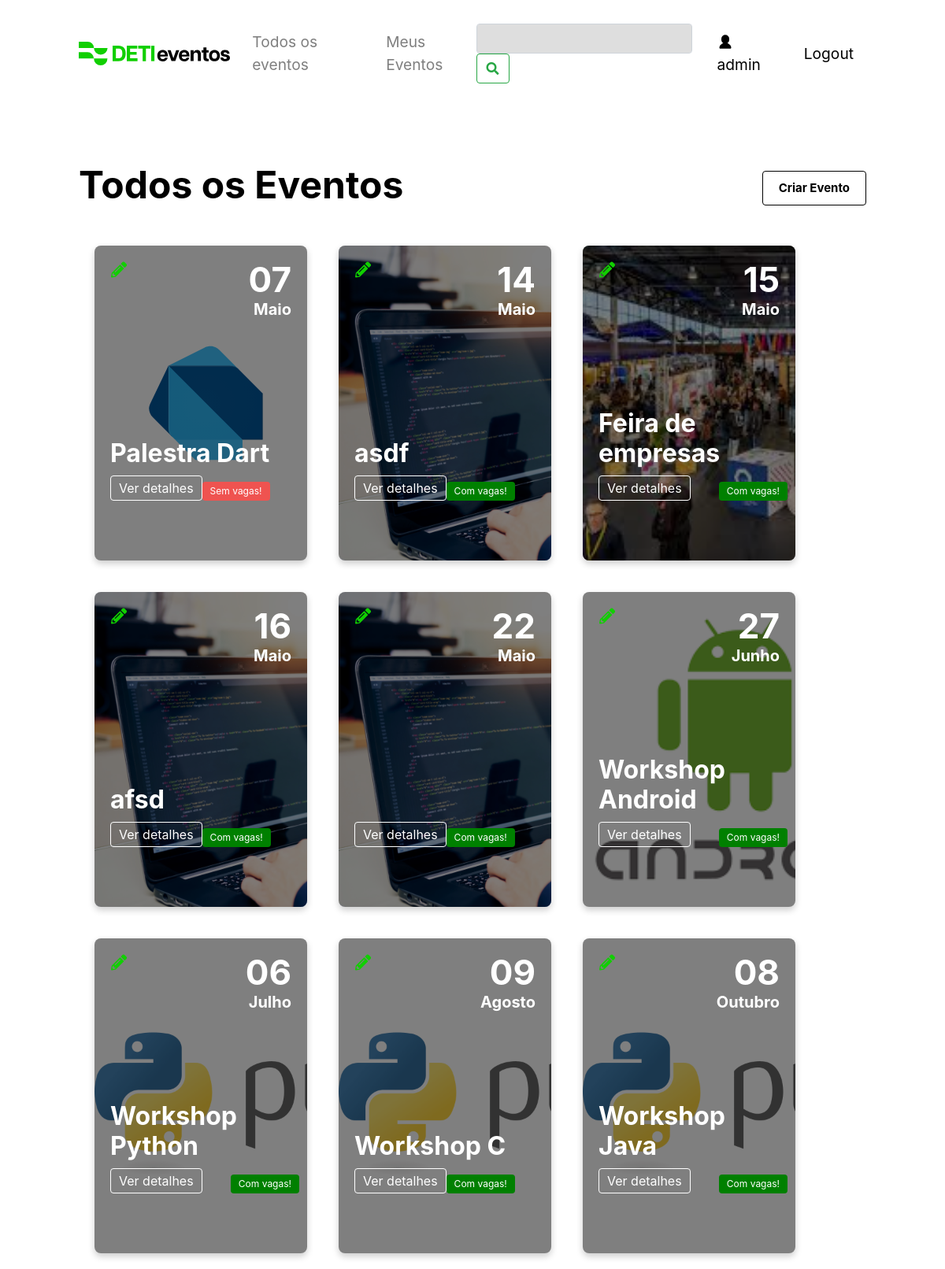
Before: /todos_os_eventos (signed in) with the older database file.
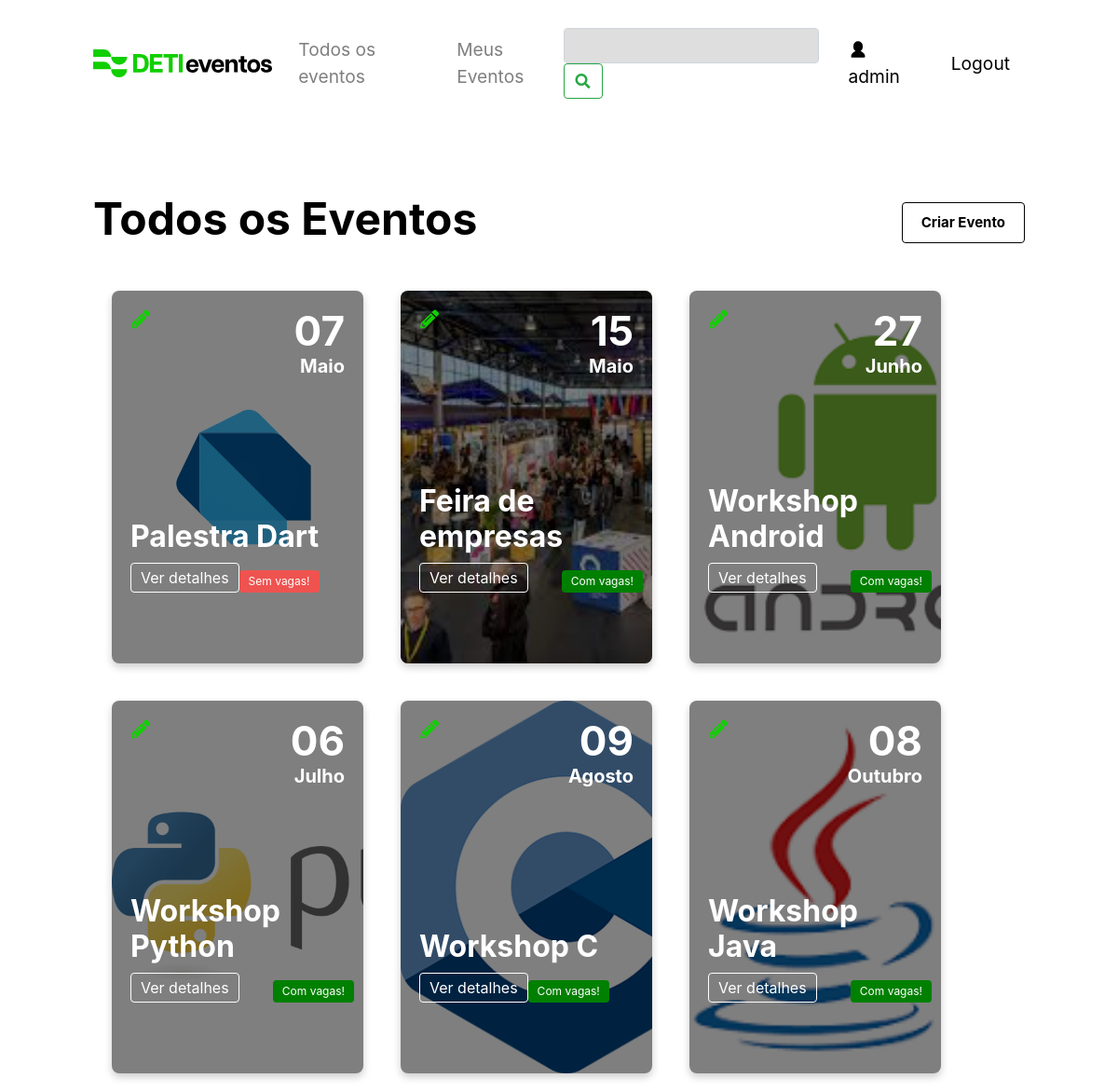
After: the same page with the newer database file.
### tables this page shows
CREATE TABLE events (
    id INTEGER PRIMARY KEY,
    name TEXT NOT NULL,
    description TEXT NOT NULL,
    location TEXT NOT NULL,
    image TEXT,
    date DATE,
    user_id INTEGER,           
    colaborator TEXT , 
    vagas INTEGER,
    lotacao INTEGER,
    preco INTEGER,
    esgotado boolean DEFAULT 0,
    FOREIGN KEY(user_id) REFERENCES users(id)
    );

### app.py (the view)
@app.route('/todos_os_eventos')
def todos_os_eventos():
    user_id = get_user_id(session.get('user_email'))
    print(user_id)
    if 'user_email' not in session:
        return redirect(url_for('login'))
    events = get_events()
    converted_events = []
    for event in events:
        converted_event = list(event)
        converted_event[5] = datetime.strptime(event[5], '%Y-%m-%d').date()
        converted_events.append(tuple(converted_event))
    converted_events.sort(key=lambda x: x[5])
    is_admin = 'user_email' in session and session.get('user_email') == "admin@gmail.com"
    name  = session.get('user_name')
    if name is  not None:
        user = True
    event = get_events()
    return render_template('todos_os_eventos.html', events=converted_events, is_admin=is_admin, user=user, name=name, event=event)

### app.py (called while the page is built)
@app.template_filter('formatdate')
def format_date(value, format='%d-%B'):
    if value is None:
        return ""
    month_names = {
        'January': 'Janeiro', 'February': 'Fevereiro', 'March': 'Março',
        'April': 'Abril', 'May': 'Maio', 'June': 'Junho',
        'July': 'Julho', 'August': 'Agosto', 'September': 'Setembro',
        'October': 'Outubro', 'November': 'Novembro', 'December': 'Dezembro'
    }
    formatted_date = value.strftime(format)
    for eng, pt in month_names.items():
        formatted_date = formatted_date.replace(eng, pt)
    return formatted_date

### models.py (called while the page is built)
def get_user_id(email):
    connection = sqlite3.connect('data.db', check_same_thread=False)
    cursor = connection.cursor()
    cursor.execute("SELECT id FROM users WHERE email = ?", (email,))
    user_id = cursor.fetchall()
    if len(user_id) == 0:
        return None
    return user_id[0][0]

def get_events():
    connection = sqlite3.connect('data.db', check_same_thread=False)
    cursor = connection.cursor()
    try:
        cursor.execute("SELECT * FROM events")
        results = cursor.fetchall()
        return results
    except Exception as e:
        print(e)
        return None

### templates/todos_os_eventos.html (shortened to what this page needs)
<!DOCTYPE html>
<html lang="en">
<head>
  <link rel="stylesheet" href="https://cdnjs.cloudflare.com/ajax/libs/font-awesome/5.15.1/css/all.min.css">
  <link rel="stylesheet" href="https://stackpath.bootstrapcdn.com/bootstrap/4.3.1/css/bootstrap.min.css">
  <link rel="stylesheet" href="/static/css/navbar_style.css">
  <link rel="stylesheet" href="/static/css/style.css">
  <link rel="stylesheet" href="/static/css/pop_up.css">
  <link rel="stylesheet" href="https://cdnjs.cloudflare.com/ajax/libs/font-awesome/5.15.3/css/all.min.css">
  <link rel="stylesheet" href="https://cdn.jsdelivr.net/npm/sweetalert2@11/dist/sweetalert2.min.css">
</head>
<body>
  <nav class="navbar_style navbar navbar-expand-lg navbar-light bg-light">
    <a href="/">
      <img src="/static/images/DETI.svg" alt="DETI Logo">
    </a>
    <div class="collapse navbar-collapse" id="navbarNav">
      <ul class="navbar-nav">
        <li class="nav-item">
          <a class="nav-link navbar_style_links" href="/todos_os_eventos">Todos os eventos</a>
        </li>
        <li class="nav-item">
          <a class="nav-link navbar_style_links" href="/meus_eventos">Meus Eventos</a>
        </li>
      </ul>
      <form class="form-inline ml-auto" action="/search" method="get">
        <input class="form-control mr-sm-2 navbar_style_search" type="text" placeholder="" name="q"
          aria-label="Campo_Pesquisa">
        <button class="btn btn-outline-success my-2 my-sm-0" type="submit"><i class="fas fa-search"
            aria-label="Botao_Pesquisar"></i></button>
      </form>
        {% if user %}
        <a class="nav-link ml-2 navbar_style_login" href="/meus_eventos">
          <img class="login-icon" src="static/images/user_icon.svg" alt="User Icon">
          {{ name }}
          {% endif %}
        </a>
        <a class="nav-link ml-2 navbar_style_login" href="/logout">
          Logout
        </a>
    </div>
  </nav>
  <div class="events-header">
    <h1>Todos os Eventos</h1>
    {% if is_admin %}
    <button class="create-event-button">Criar Evento</button>
    {% endif %}
  </div>
  <div class="event-card-container">
    {% for event in events %}
    <div class="event-card" style="background-image: url('{{event[4]}}'); background-size: cover; margin: 20px;">
      {% if is_admin %}
      <button class="edit-event-button" data-event-id="{{ event[0] }}" data-event-name="{{ event[1] }}"
        data-event-location="{{ event[6] }}" data-event-capacity="{{ event[8] }}" data-event-date="{{ event[5] }}"
        data-event-description="{{ event[2] }}" data-event-image="{{ event[4] }}" data-event-price="{{ event[9] }}">
        <i class="fas fa-pencil-alt"></i>
      </button>
      {% endif %}
      <div class="event-content">
        <div class="event-day">{{ event[5]|formatdate('%d') }}</div>
        <div class="event-month">{{ event[5]|formatdate('%B') }}</div>
      </div>
      <div class="event-info">
        <h2 class="event-title">{{event[1]}}</h2>
        <div class="event-details">
          <p class="event-details-btn" id="details-btn" data-event-id="{{ event[0] }}" data-event-title="{{ event[1] }}"
            data-event-description="{{ event[2] }}" data-event-organizer="{{ event[3] }}"
            data-event-image="{{ event[4] }}" data-event-date="{{ event[5] }}" data-event-capacity="{{ event[8] }}"
            data-event-price="{{ event[9] }}" data-event-vacancies="{{ event[10] }}"
            data-event-location="{{ event[6] }}" data-event-collaborator="{{ event[7] }}"
            data-event-category="{{ event[12] }}">Ver detalhes</p>
          {% if event[11]%}
          <p class="event-status-btn"> Sem vagas!</p>
          {% endif %}
          {% if not event[11]%}
          <p class="event-status-btn-verde"> Com vagas!</p>
          {% endif %}
        </div>
      </div>
    </div>
    {% endfor %}
  </div>
</body>
</html>

### static/css/navbar_style.css (style rules this page uses)
.navbar_style { padding: 30px 0px; margin-bottom: 70px; display: flex; background-color: white !important; font-size: 1.2rem !important; }
.navbar_style img { height: 30px; }
.nav-item { margin-left: 20px !important; }
.navbar_style_login { color: #000 !important; }
.navbar_style_search { background-color: #DEDEDE !important; }
.login-icon { height: 20px; width: 20px; margin-top: -3px; }

### static/css/style.css (style rules this page uses)
:root { --primary-color: #4CAF50; --secundary-color: black; }
body { margin: 0; padding: 0 100px; font-family: Inter, sans-serif; }
h1 { color: black; font-weight: 700; font-size: 3rem; }
h2 { color: black; font-weight: 700; font-size: 3rem; }
.navbar { background-color: white; color: var(--secundary-color); overflow: auto; }
.events-header { display: flex; margin-bottom: 20px; justify-content: space-between; align-items: center; }
.create-event-button { padding: 10px 20px; font-size: 15px; font-weight: 700; background-color: white; border: 1px solid black; color: black; border-radius: 4px; cursor: pointer; text-decoration: none; }
.event-card-container { display: flex; flex-wrap: wrap; }
.event-card { position: relative; width: 270px; height: 25rem; padding: 20px; border-radius: 8px; box-shadow: 0 4px 8px rgba(0, 0, 0, 0.2); overflow: hidden; margin-right: 20px; background: #fff; margin: 20px; }
.event-card::before { content: ""; position: absolute; top: 0; right: 0; bottom: 0; left: 0; background: rgba(0, 0, 0, 0.5); }
.event-info { position: absolute; bottom: 15%; padding-right: 10px; }
.event-title { margin: 8px 0; font-size: 2rem; color: white; }
.event-details-btn, .event-status-btn, .event-status-btn-verde { padding: 3px 10px; border: none; border-radius: 4px; cursor: pointer; }
.event-details-btn { border: 1px solid white; color: white; }
.event-status-btn { background-color: #ef5350; color: white; font-size: 12px; }
.event-status-btn-verde { background-color: green; color: white; font-size: 12px; }
.event-details { display: flex; justify-content: space-between; align-items: flex-end; }
.event-content { display: block; position: relative; text-align: right; color: white; font-size: 2rem; font-weight: 700; }
.event-day { margin-top: -10px; font-size: 44px; }
.event-month { font-size: 1.25rem; margin-top: -10px; }
.edit-event-button { box-sizing: border-box; color: #11CF01; position: absolute; top: 15px; left: 15px; background: none; border: none; font-size: 20px; z-index: 1; }
.event-content, .event-info, .event-details, .event-title, .event-details-btn, .event-status-btn { color: white; }
.edit-event-button::before, .edit-event-button::after { pointer-events: none; }

Changed rows visible on the page:
removed events: image (picture), event "14", event "Maio", name "asdf", esgotado "Com vagas!"
removed events: image (picture), event "16", event "Maio", name "afsd", esgotado "Com vagas!"
removed events: image (picture), event "22", event "Maio", esgotado "Com vagas!"
changed events "Workshop C": image: a different picture
changed events "Workshop Java": image: a different picture
